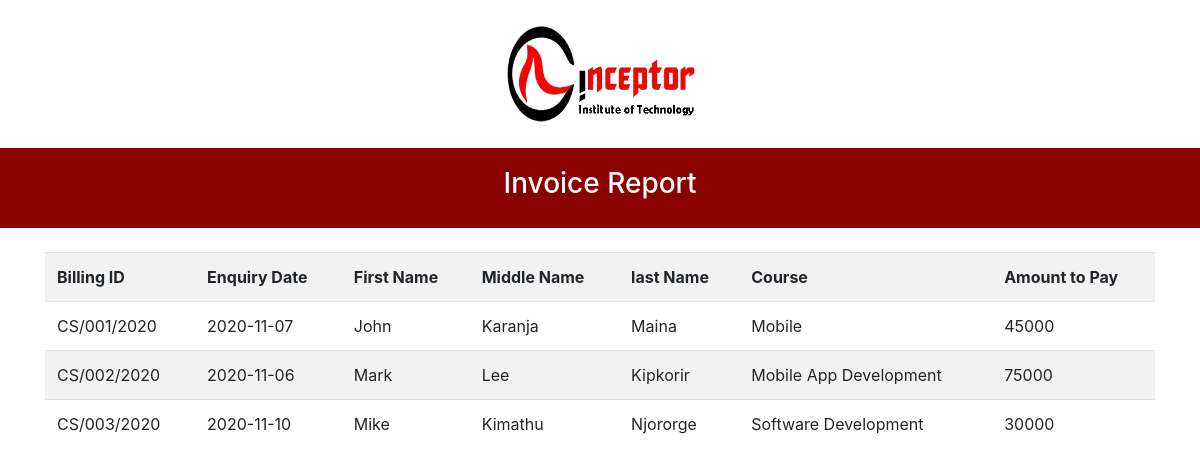
The page /reports/invoiceReport.php on the database its author committed.
### tables this page shows
CREATE TABLE `invoice` (
  `billing_id` varchar(255) NOT NULL,
  `billing_date` date NOT NULL,
  `first_name` varchar(255) NOT NULL,
  `middle_name` varchar(255) NOT NULL,
  `last_name` varchar(255) NOT NULL,
  `course` varchar(255) NOT NULL,
  `amount_to_pay` bigint(20) NOT NULL
);

### reports/invoiceReport.php (the view, shortened to what this page needs)
<!doctype html>
<html lang="en">
<head>
    <link rel="stylesheet" href="../bootstrap/css/bootstrap.css">
    <link rel="stylesheet" href="../css/custom.css">
</head>
<body>
<br>
<div class="logo">
    <img src="../images/logo.png" alt="Logo" width="200" height="100">
</div>
<br>
<div class="heading">
    <h3 style="color: white;">Invoice Report</h3>
</div>
<br>
<div class="container report">
    <?php
    $con=mysqli_connect("localhost","root","","inceptordb");
    $result = mysqli_query($con,"SELECT * FROM invoice");
    echo "<table class='table table-striped table-responsive-sm'>
<tr>
<th>Billing ID</th>
<th>Enquiry Date</th>
<th>First Name</th>
<th>Middle Name </th>
<th>last Name</th>
<th>Course</th>
<th>Amount to Pay</th>
</tr>";
    while($row = mysqli_fetch_array($result))
    {
        echo "<tr>";
        echo "<td>" . $row['billing_id'] . "</td>";
        echo "<td>" . $row['billing_date'] . "</td>";
        echo "<td>" . $row['first_name'] . "</td>";
        echo "<td>" . $row['middle_name'] . "</td>";
        echo "<td>" . $row['last_name'] . "</td>";
        echo "<td>" . $row['course'] . "</td>";
        echo "<td>" . $row['amount_to_pay'] . "</td>";
        echo "</tr>";
    }
    echo "</table>";
    ?>
</div>
</body>
</html>

### css/custom.css (style rules this page uses)
.logo,.heading,.buttons { display: flex; align-items: center; justify-content: center; }
.heading { background: darkred; width: 100%; height: 80px; padding: 20px; }

### rows shown on the page
invoice: billing_id "CS/001/2020", billing_date "2020-11-07", first_name "John", middle_name "Karanja", last_name "Maina", course "Mobile", amount_to_pay "45000"
invoice: billing_id "CS/002/2020", billing_date "2020-11-06", first_name "Mark", middle_name "Lee", last_name "Kipkorir", course "Mobile App Development", amount_to_pay "75000"
invoice: billing_id "CS/003/2020", billing_date "2020-11-10", first_name "Mike", middle_name "Kimathu", last_name "Njororge", course "Software Development", amount_to_pay "30000"
